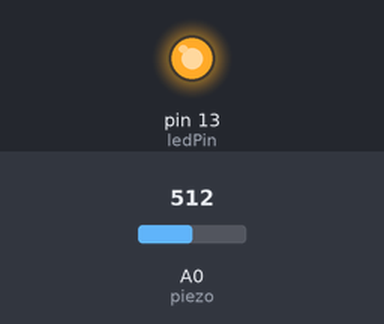
Recording of a sketch running on a simulated Arduino Uno, built with avr-gcc and run on an emulated ATmega328P. Parts: output pins drawn as LEDs (lit = HIGH). The inputs (shaded band) are chosen by the test bench; at power-on: A0 (piezo) = 512.

Above: at 1.8 s.
1.9 s: A0 (piezo) set to 319
3.4 s: A0 (piezo) set to 285
At 4.5 s:
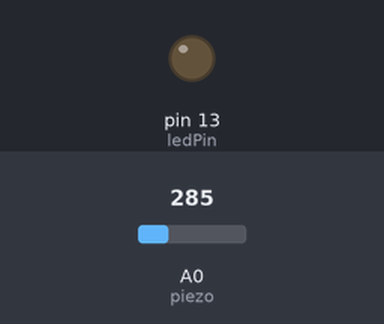
5.5 s: A0 (piezo) set to 306
At 6.7 s:
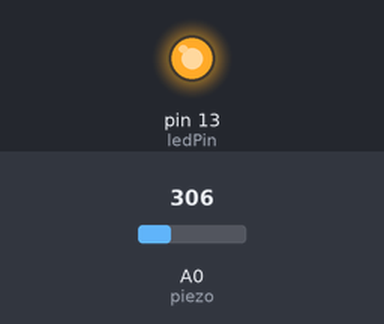
7.0 s: A0 (piezo) set to 290
At 8.3 s:
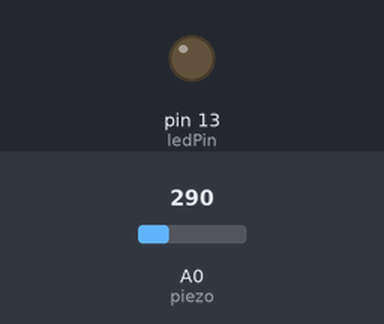
Timing chart, 0 to 10.0 s (numbered marks = the images above; inputs shaded):
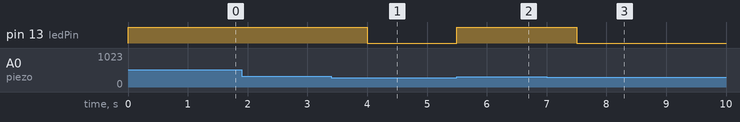

The sketch:

ch12_2.ino
```cpp
int piezo = 0;
int ledPin = 13;
int piezoValue = 0;
int THRESHOLD = 300;

void setup() {
  pinMode(ledPin, OUTPUT);
}

void loop() {
  piezoValue = analogRead(piezo);
  if (piezoValue > THRESHOLD) {
    digitalWrite(ledPin, HIGH);
    delay(1000);
  } else {
    digitalWrite(ledPin, LOW);
  }
}
```

Measured:
- the behaviour switches between 301 and 300 on A0 (piezo) (found by bisection; images 0 and 1)
- after the input at 1.9 s, every drawn part: stays the same
- after the input at 3.4 s, pin 13 (ledPin): HIGH → LOW after 0.60 s
- after the input at 5.5 s, pin 13 (ledPin): LOW → HIGH at once
- after the input at 7.0 s, pin 13 (ledPin): HIGH → LOW after 0.50 s
